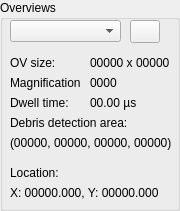
         <widget class="QGroupBox" name="groupBox_2">
          <property name="minimumSize">
           <size>
            <width>0</width>
            <height>211</height>
           </size>
          </property>
          <property name="title">
           <string>Overviews</string>
          </property>
          <widget class="QComboBox" name="comboBox_OVSelector">
           <property name="geometry">
            <rect>
             <x>10</x>
             <y>20</y>
             <width>111</width>
             <height>22</height>
            </rect>
           </property>
          </widget>
          <widget class="QPushButton" name="pushButton_OVSettings">
           <property name="enabled">
            <bool>true</bool>
           </property>
           <property name="geometry">
            <rect>
             <x>130</x>
             <y>20</y>
             <width>30</width>
             <height>23</height>
            </rect>
           </property>
           <property name="text">
            <string/>
           </property>
          </widget>
          <widget class="QLabel" name="label_OVMagnification">
           <property name="geometry">
            <rect>
             <x>90</x>
             <y>75</y>
             <width>71</width>
             <height>16</height>
            </rect>
           </property>
           <property name="text">
            <string>0000</string>
           </property>
          </widget>
          <widget class="QLabel" name="label_OVDwellTime">
           <property name="geometry">
            <rect>
             <x>90</x>
             <y>95</y>
             <width>81</width>
             <height>16</height>
            </rect>
           </property>
           <property name="text">
            <string>00.00 µs</string>
           </property>
          </widget>
          <widget class="QLabel" name="label_OVLocation">
           <property name="geometry">
            <rect>
             <x>10</x>
             <y>185</y>
             <width>151</width>
             <height>16</height>
            </rect>
           </property>
           <property name="text">
            <string>X: 00000.000, Y: 00000.000</string>
           </property>
          </widget>
          <widget class="QLabel" name="label_fs_2">
           <property name="geometry">
            <rect>
             <x>10</x>
             <y>55</y>
             <width>61</width>
             <height>16</height>
            </rect>
           </property>
           <property name="text">
            <string>OV size:</string>
           </property>
          </widget>
          <widget class="QLabel" name="label_dt_2">
           <property name="geometry">
            <rect>
             <x>10</x>
             <y>95</y>
             <width>61</width>
             <height>16</height>
            </rect>
           </property>
           <property name="text">
            <string>Dwell time:</string>
           </property>
          </widget>
          <widget class="QLabel" name="label_o_2">
           <property name="geometry">
            <rect>
             <x>10</x>
             <y>165</y>
             <width>141</width>
             <height>16</height>
            </rect>
           </property>
           <property name="text">
            <string>Location:</string>
           </property>
          </widget>
          <widget class="QLabel" name="label_OVSize">
           <property name="geometry">
            <rect>
             <x>90</x>
             <y>55</y>
             <width>81</width>
             <height>16</height>
            </rect>
           </property>
           <property name="text">
            <string>00000 x 00000</string>
           </property>
          </widget>
          <widget class="QLabel" name="label_ps_2">
           <property name="geometry">
            <rect>
             <x>10</x>
             <y>75</y>
             <width>71</width>
             <height>16</height>
            </rect>
           </property>
           <property name="text">
            <string>Magnification:</string>
           </property>
          </widget>
          <widget class="QLabel" name="label_10">
           <property name="geometry">
            <rect>
             <x>10</x>
             <y>115</y>
             <width>151</width>
             <height>16</height>
            </rect>
           </property>
           <property name="text">
            <string>Debris detection area:</string>
           </property>
          </widget>
          <widget class="QLabel" name="label_debrisDetectionArea">
           <property name="geometry">
            <rect>
             <x>10</x>
             <y>135</y>
             <width>161</width>
             <height>16</height>
            </rect>
           </property>
           <property name="text">
            <string>(00000, 00000, 00000, 00000)</string>
           </property>
          </widget>
         </widget>
